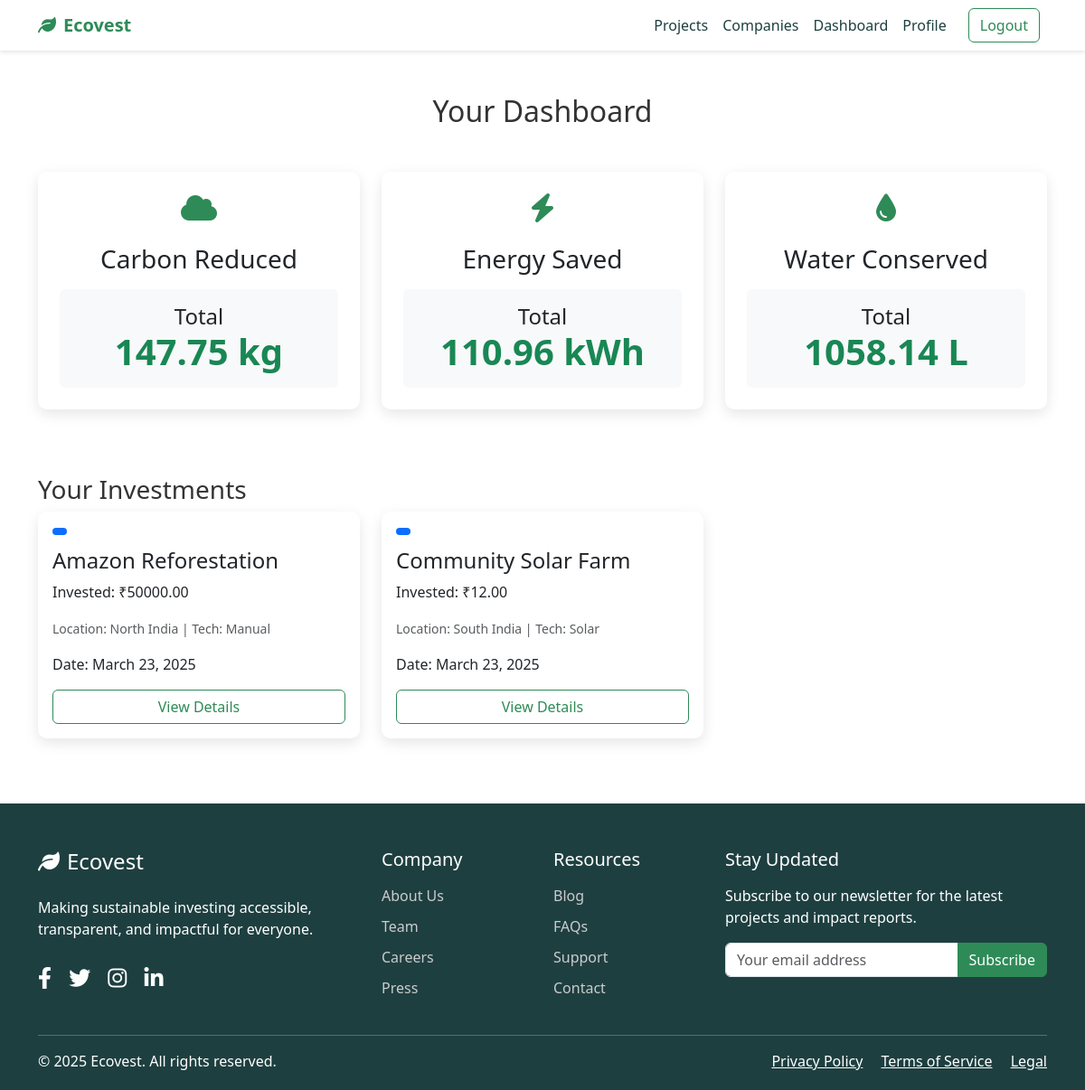
The app's page /users/dashboard/ (signed in), older data.
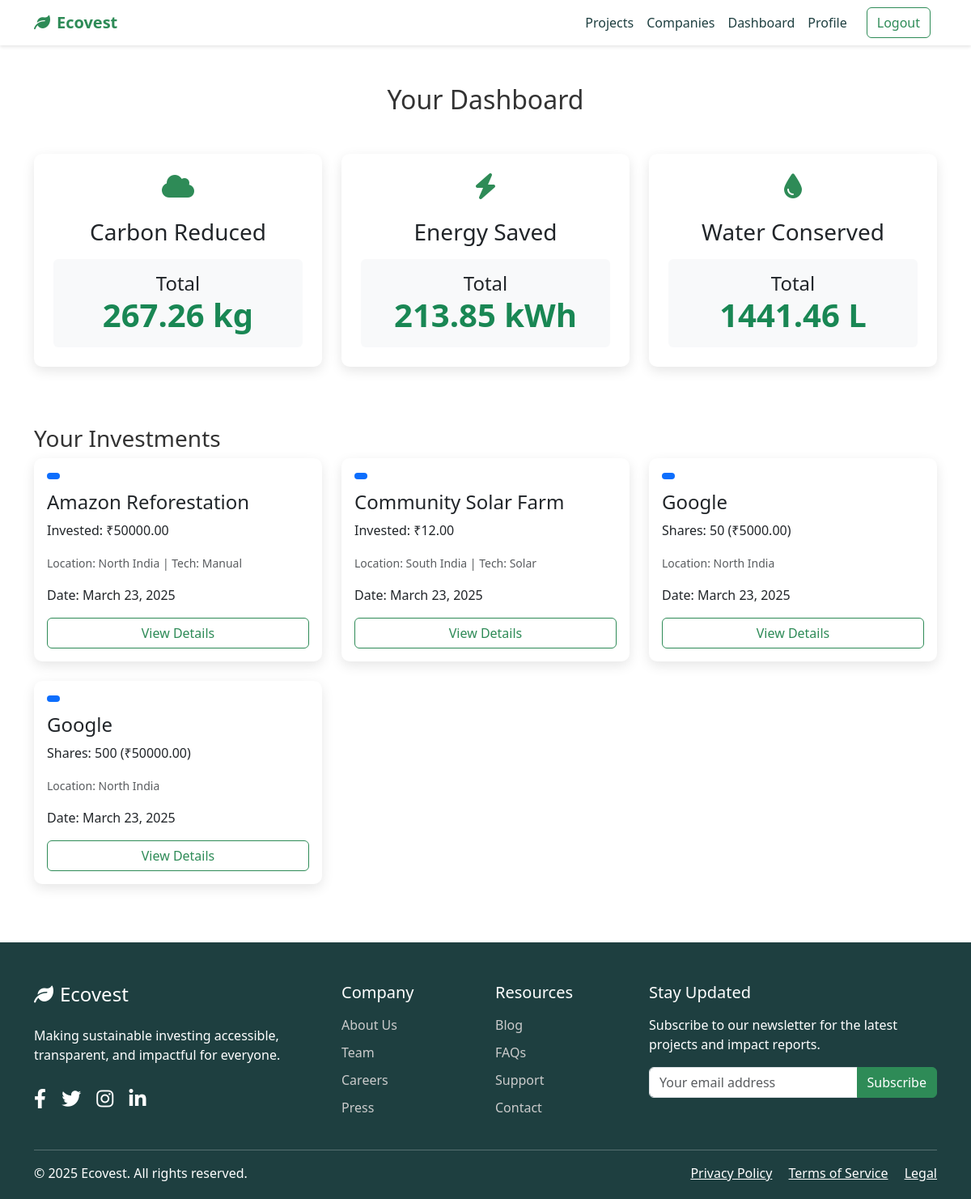
The same page, newer data.
### investments/models.py (models this page shows, shortened)
class Investment(models.Model):
    user = models.ForeignKey(settings.AUTH_USER_MODEL, on_delete=models.CASCADE, related_name='investments')
    initiative = models.ForeignKey(Initiative, on_delete=models.CASCADE, null=True, blank=True, related_name='investments')
    company = models.ForeignKey(Company, on_delete=models.CASCADE, null=True, blank=True, related_name='investments')
    amount = models.DecimalField(max_digits=10, decimal_places=2)
    shares_purchased = models.PositiveIntegerField(default=0, help_text="Number of shares bought (for companies)")
    carbon_reduced = models.FloatField(default=0.0)
    energy_saved = models.FloatField(default=0.0)
    water_conserved = models.FloatField(default=0.0)
    created_at = models.DateTimeField(auto_now_add=True)

### initiatives/models.py (models this page shows, shortened)
class Initiative(models.Model):
    STATUS_CHOICES = [
        ('active', 'Active'),
        ('funded', 'Funded'),
        ('completed', 'Completed'),
    ]
    LOCATION_CHOICES = [
        ('North India', 'North India'),
        ('South India', 'South India'),
        ('East India', 'East India'),
        ('West India', 'West India'),
    ]
    TECHNOLOGY_CHOICES = [
        ('Solar', 'Solar'),
        ('Wind', 'Wind'),
        ('Hydro', 'Hydro'),
        ('Organic', 'Organic'),
        ('Mechanical', 'Mechanical'),
        ('Chemical', 'Chemical'),
        ('Biofuel', 'Biofuel'),
        ('EV', 'Electric Vehicle'),
        ('Manual', 'Manual'),
        ('AI', 'Artificial Intelligence'),
    ]
    title = models.CharField(max_length=200)
    description = models.TextField()
    categories = models.ManyToManyField(Category, related_name='initiatives')
    image = models.ImageField(upload_to='initiatives/', null=True, blank=True)
    goal_amount = models.DecimalField(max_digits=10, decimal_places=2)
    current_amount = models.DecimalField(max_digits=10, decimal_places=2, default=0.0)
    duration_months = models.PositiveIntegerField(default=12)
    project_scale = models.PositiveIntegerField(default=1, help_text="Scale of project (1=small, 5=medium, 10=large)")
    location = models.CharField(max_length=50, choices=LOCATION_CHOICES, default='North India')
    technology_type = models.CharField(max_length=50, choices=TECHNOLOGY_CHOICES, default='Manual')
    status = models.CharField(max_length=20, choices=STATUS_CHOICES, default='active')
    created_at = models.DateTimeField(auto_now_add=True)
    updated_at = models.DateTimeField(auto_now=True)

class Company(models.Model):
    STATUS_CHOICES = [
        ('active', 'Active'),
        ('funded', 'Funded'),
        ('closed', 'Closed'),
    ]
    LOCATION_CHOICES = [
        ('North India', 'North India'),
        ('South India', 'South India'),
        ('East India', 'East India'),
        ('West India', 'West India'),
    ]
    name = models.CharField(max_length=200)
    description = models.TextField()
    categories = models.ManyToManyField(Category, related_name='companies')
    image = models.ImageField(upload_to='companies/', null=True, blank=True)
    total_shares = models.PositiveIntegerField(default=1000, help_text="Total shares available for purchase")
    shares_sold = models.PositiveIntegerField(default=0, help_text="Number of shares purchased")
    share_price = models.DecimalField(max_digits=10, decimal_places=2, default=100.00, help_text="Price per share in ₹")
    duration_months = models.PositiveIntegerField(default=12)
    company_scale = models.PositiveIntegerField(default=1, help_text="Scale of company (1=startup, 5=mid-size, 10=large)")
    location = models.CharField(max_length=50, choices=LOCATION_CHOICES, default='North India')
    status = models.CharField(max_length=20, choices=STATUS_CHOICES, default='active')
    created_at = models.DateTimeField(auto_now_add=True)
    updated_at = models.DateTimeField(auto_now=True)

### users/views.py (the view)
# urls.py: path('dashboard/', views.dashboard, name='dashboard'),
@login_required
def dashboard(request):
    totals = request.user.investments.aggregate(
        carbon_reduced_total=Sum('carbon_reduced'),
        energy_saved_total=Sum('energy_saved'),
        water_conserved_total=Sum('water_conserved')
    )
    context = {
        'user': request.user,
        'carbon_reduced_total': totals['carbon_reduced_total'] or 0,
        'energy_saved_total': totals['energy_saved_total'] or 0,
        'water_conserved_total': totals['water_conserved_total'] or 0,
    }
    return render(request, 'users/dashboard.html', context)

### users/templates/users/dashboard.html (shortened to what this page needs)
{% extends 'core/base.html' %}
{% block content %}
<section class="py-5">
    <div class="container">
        <h2 class="mb-5 text-center">Your Dashboard</h2>
        <div class="row">
            <div class="col-md-4 mb-4">
                <div class="card impact-card h-100">
                    <div class="card-body text-center p-4">
                        <i class="fas fa-cloud impact-icon mb-4"></i>
                        <h3>Carbon Reduced</h3>
                        <div class="bg-light p-3 rounded mt-3">
                            <h4 class="mb-0">Total</h4>
                            <p class="display-6 fw-bold text-success mb-0">
                                {{ carbon_reduced_total|floatformat:2 }} kg
                            </p>
                        </div>
                    </div>
                </div>
            </div>
            <div class="col-md-4 mb-4">
                <div class="card impact-card h-100">
                    <div class="card-body text-center p-4">
                        <i class="fas fa-bolt impact-icon mb-4"></i>
                        <h3>Energy Saved</h3>
                        <div class="bg-light p-3 rounded mt-3">
                            <h4 class="mb-0">Total</h4>
                            <p class="display-6 fw-bold text-success mb-0">
                                {{ energy_saved_total|floatformat:2 }} kWh
                            </p>
                        </div>
                    </div>
                </div>
            </div>
            <div class="col-md-4 mb-4">
                <div class="card impact-card h-100">
                    <div class="card-body text-center p-4">
                        <i class="fas fa-tint impact-icon mb-4"></i>
                        <h3>Water Conserved</h3>
                        <div class="bg-light p-3 rounded mt-3">
                            <h4 class="mb-0">Total</h4>
                            <p class="display-6 fw-bold text-success mb-0">
                                {{ water_conserved_total|floatformat:2 }} L
                            </p>
                        </div>
                    </div>
                </div>
            </div>
        </div>
        <h3 class="mt-5">Your Investments</h3>
        {% if user.investments.all %}
            <div class="row">
                {% for investment in user.investments.all %}
                    <div class="col-md-4 mb-4">
                        <div class="card project-card h-100">
                            <div class="card-body">
                                <span class="badge bg-primary mb-2">
                                </span>
                                <h4 class="card-title">
                                    {% if investment.initiative %}{{ investment.initiative.title }}
                                    {% elif investment.company %}{{ investment.company.name }}
                                    {% endif %}
                                </h4>
                                <p class="card-text">
                                    {% if investment.initiative %}Invested: ₹{{ investment.amount|floatformat:2 }}
                                    {% elif investment.company %}Shares: {{ investment.shares_purchased }} (₹{{ investment.amount|floatformat:2 }})
                                    {% endif %}
                                </p>
                                <p class="card-text text-muted">
                                    <small>
                                        Location: {% if investment.initiative %}{{ investment.initiative.location }}{% elif investment.company %}{{ investment.company.location }}{% endif %}
                                        {% if investment.initiative %} | Tech: {{ investment.initiative.technology_type }}{% endif %}
                                    </small>
                                </p>
                                <p class="card-text">Date: {{ investment.created_at|date:"F d, Y" }}</p>
                                <a href="{% if investment.initiative %}{% url 'initiative_detail' investment.initiative.id %}{% elif investment.company %}{% url 'company_detail' investment.company.id %}{% endif %}" class="btn btn-outline-primary w-100">View Details</a>
                            </div>
                        </div>
                    </div>
                {% endfor %}
            </div>
        {% else %}
            <p class="text-center">You haven't made any investments yet. <a href="{% url 'initiative_list' %}">Browse initiatives</a> or <a href="{% url 'company_list' %}">companies</a> to get started!</p>
        {% endif %}
    </div>
</section>
{% endblock %}

### core/templates/core/base.html (shortened to what this page needs)
<!DOCTYPE html>
<html lang="en">
<head>
    {% load static %}
    {% load django_bootstrap5 %}
    <link href="https://cdn.jsdelivr.net/npm/bootstrap@5.3.0-alpha1/dist/css/bootstrap.min.css" rel="stylesheet">
    <link rel="stylesheet" href="https://cdnjs.cloudflare.com/ajax/libs/font-awesome/6.0.0/css/all.min.css">
    <link rel="stylesheet" href="{% static 'css/style.css' %}">
</head>
<body>
    <nav class="navbar navbar-expand-lg navbar-light navbar-custom sticky-top">
        <div class="container">
            <a class="navbar-brand" href="{% url 'landing_page' %}">
                <i class="fas fa-leaf me-2"></i>Ecovest
            </a>
            <div class="collapse navbar-collapse" id="navbarNav">
                <ul class="navbar-nav ms-auto">
                    <li class="nav-item">
                        <a class="nav-link" href="{% url 'initiative_list' %}">Projects</a>
                    </li>
                    <li class="nav-item">
                        <a class="nav-link" href="{% url 'company_list' %}">Companies</a>
                    </li>
                    {% if user.is_authenticated %}
                        <li class="nav-item"><a class="nav-link" href="{% url 'dashboard' %}">Dashboard</a></li>
                        <li class="nav-item"><a class="nav-link" href="{% url 'profile' %}">Profile</a></li>
                    {% endif %}
                </ul>
                <div class="ms-lg-3 mt-3 mt-lg-0">
                    {% if user.is_authenticated %}
                        <form action="{% url 'logout' %}" method="post" class="d-inline">
                            <button type="submit" class="btn btn-outline-primary me-2">Logout</button>
                        </form>
                    {% else %}
                        <a href="{% url 'login' %}" class="btn btn-outline-primary me-2">Login</a>
                        <a href="{% url 'register' %}" class="btn btn-primary">Get Started</a>
                    {% endif %}
                </div>
            </div>
        </div>
    </nav>
    <div>
        {% block content %}
        {% endblock %}
    </div>
    <footer>
        <div class="container">
            <div class="row">
                <div class="col-lg-4 mb-4 mb-lg-0">
                    <h4 class="mb-4"><i class="fas fa-leaf me-2"></i>Ecovest</h4>
                    <p>Making sustainable investing accessible, transparent, and impactful for everyone.</p>
                    <div class="mt-4">
                        <a href="#" class="social-icon"><i class="fab fa-facebook-f"></i></a>
                        <a href="#" class="social-icon"><i class="fab fa-twitter"></i></a>
                        <a href="#" class="social-icon"><i class="fab fa-instagram"></i></a>
                        <a href="#" class="social-icon"><i class="fab fa-linkedin-in"></i></a>
                    </div>
                </div>
                <div class="col-md-2 col-6 mb-4 mb-md-0">
                    <h5 class="mb-3">Company</h5>
                    <ul class="footer-links">
                        <li><a href="#">About Us</a></li>
                        <li><a href="#">Team</a></li>
                        <li><a href="#">Careers</a></li>
                        <li><a href="#">Press</a></li>
                    </ul>
                </div>
                <div class="col-md-2 col-6 mb-4 mb-md-0">
                    <h5 class="mb-3">Resources</h5>
                    <ul class="footer-links">
                        <li><a href="#">Blog</a></li>
                        <li><a href="#">FAQs</a></li>
                        <li><a href="#">Support</a></li>
                        <li><a href="#">Contact</a></li>
                    </ul>
                </div>
                <div class="col-md-4">
                    <h5 class="mb-3">Stay Updated</h5>
                    <p>Subscribe to our newsletter for the latest projects and impact reports.</p>
                    <form>
                        <div class="input-group mb-3">
                            <input type="email" class="form-control" placeholder="Your email address" aria-label="Your email address">
                            <button class="btn btn-primary" type="submit">Subscribe</button>
                        </div>
                    </form>
                </div>
            </div>
            <hr class="mt-4 mb-3 bg-light">
            <div class="row">
                <div class="col-md-6 mb-3 mb-md-0">
                    <p class="mb-0">© 2025 Ecovest. All rights reserved.</p>
                </div>
                <div class="col-md-6 text-md-end">
                    <a href="#" class="text-white me-3">Privacy Policy</a>
                    <a href="#" class="text-white me-3">Terms of Service</a>
                    <a href="#" class="text-white">Legal</a>
                </div>
            </div>
        </div>
    </footer>
</body>
</html>

### static/css/style.css (style rules this page uses)
:root { --primary-color: #2E8B57; --secondary-color: #3CB371; --accent-color: #F0F8FF; --dark-color: #1E3F40; --light-color: #F5F5F5; }
body { font-family: 'Segoe UI', Tahoma, Geneva, Verdana, sans-serif; color: #333; }
.navbar-custom { background-color: white; box-shadow: 0 2px 4px rgba(0, 0, 0, 0.1); }
.navbar-brand { font-weight: 700; color: var(--primary-color) !important; }
.nav-link { color: var(--dark-color) !important; font-weight: 500; }
.btn-primary { background-color: var(--primary-color); border-color: var(--primary-color); }
.btn-outline-primary { color: var(--primary-color); border-color: var(--primary-color); }
.impact-card { border: none; border-radius: 10px; transition: transform 0.3s; box-shadow: 0 5px 15px rgba(0, 0, 0, 0.1); }
.impact-icon { font-size: 2rem; color: var(--primary-color); }
.project-card { border: none; border-radius: 10px; overflow: hidden; box-shadow: 0 5px 15px rgba(0, 0, 0, 0.1); transition: transform 0.3s; }
footer { background-color: var(--dark-color); color: white; padding: 50px 0 20px; }
.footer-links { list-style: none; padding-left: 0; }
.footer-links li { margin-bottom: 10px; }
.footer-links a { color: #ccc; text-decoration: none; }
.social-icon { color: white; font-size: 1.5rem; margin-right: 15px; }

Row changes from the older to the newer data that the page shows:
added Investment: company.name "Google", shares_purchased "50", amount "5000.00", company.location "North India", created_at "March 23, 2025"
added Investment: company.name "Google", shares_purchased "500", amount "50000.00", company.location "North India", created_at "March 23, 2025"
Text that changed along with them:
{{ carbon_reduced_total|floatformat:2 }}: "147.75" → "267.26"
{{ energy_saved_total|floatformat:2 }}: "110.96" → "213.85"
{{ water_conserved_total|floatformat:2 }}: "1058.14" → "1441.46"
